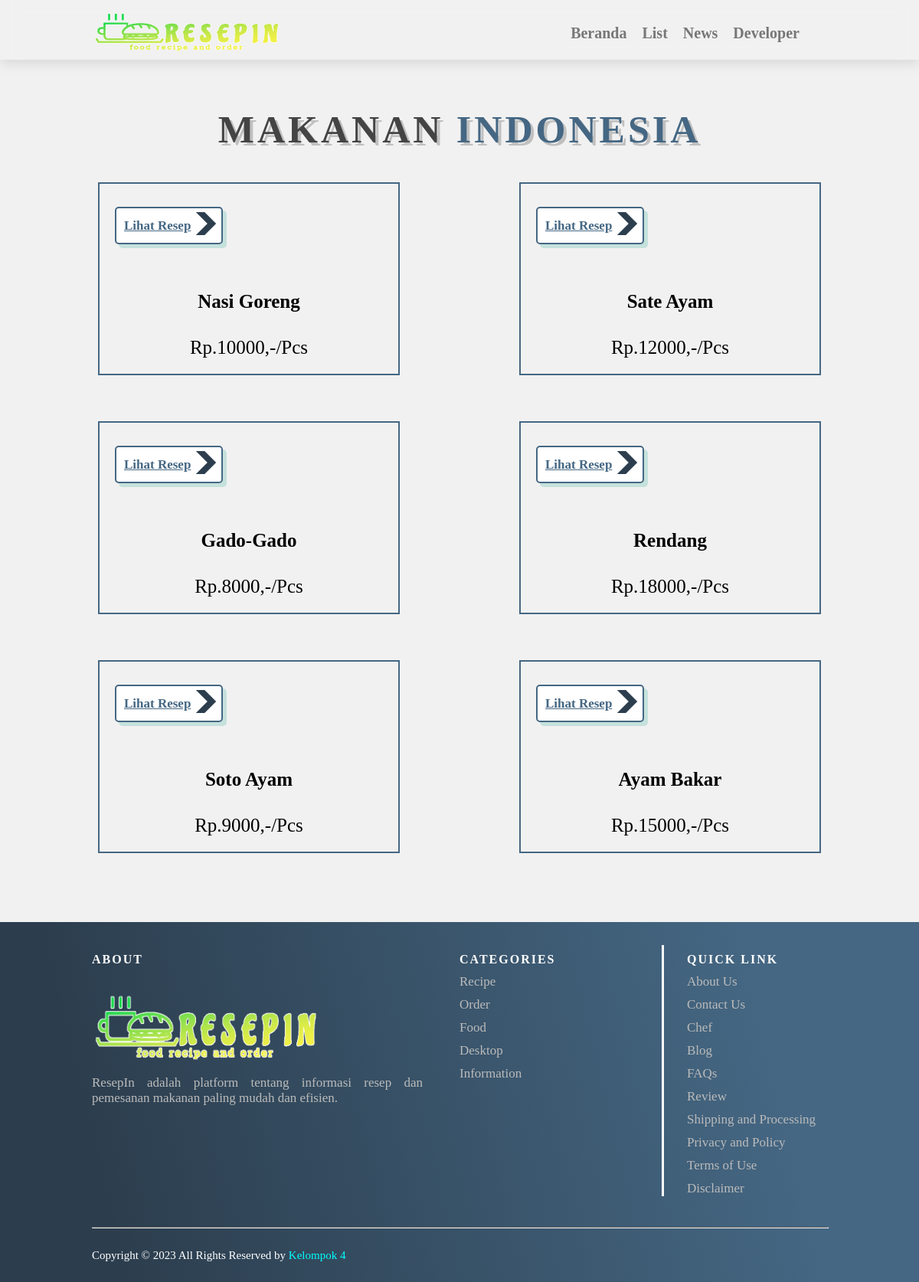
/food/makanan_indonesia.php?id_kategori=1 (signed in), run on the app's committed database.
### tables this page shows
CREATE TABLE `data_menu` (
  `id_menu` int(11) NOT NULL,
  `id_kategori` int(11) NOT NULL,
  `nama_menu` varchar(100) NOT NULL,
  `harga_menu` int(11) NOT NULL,
  `gambar_menu` varchar(100) NOT NULL
);

### food/makanan_indonesia.php (the view, shortened to what this page needs)
<?php
    require '../functions.php';
    $id_kategori = $_GET["id_kategori"];
    $menu = mysqli_query($conn, "SELECT * FROM data_menu WHERE id_kategori = $id_kategori");
?>
<!DOCTYPE html>
<html>
    <head>
        <link rel="stylesheet" href="kategori_makanan.css" />
    </head>
    <body>
        <header class="header">
            <a href="index.php" class="logo">
                <img src="../logo/resepin.png"
            /></a>
            <nav class="navbar">
                <a href="../beranda.php">Beranda</a>
                <a href="../list.php">List</a>
                <a href="../news.php">News</a>
                <a href="../developer.php">Developer</a>
                <a href="../user/dashboardUser.php"
                    ></a>
            </nav>
        </header>
        <section class="products" id="products">
            <h1 class="heading">Makanan <span>Indonesia</span></h1>
            <div class="box-container">
                <?php foreach($menu as $rows_menu) : ?>
                <?php $nama_file = str_replace(' ', '_', strtolower($rows_menu["nama_menu"])); ?>
                <?php $nama_file_php = $nama_file . ".php"; ?>
                <div class="boxes">
                    <div class="box">
                        <div class="tombol">
                            <a
                                href="<?= $nama_file_php; ?>?id_menu=<?= $rows_menu['id_menu']; ?>"
                                class="btn"
                            >
                                Lihat Resep
                                <span
                                    ><img src="../icon/arahkanan.png" width="30px"
                                /></span>
                            </a>
                        </div>
                        <div class="image">
                        </div>
                        <div class="content">
                            <h3><?= $rows_menu["nama_menu"]; ?></h3>
                            <div class="price">
                                Rp.<?= $rows_menu["harga_menu"]; ?>,-/Pcs
                            </div>
                        </div>
                    </div>
                </div>
                <?php endforeach; ?>
            </div>
        </section>
        <footer class="site-footer">
            <div class="footerGrid">
                <div class="footerAbout">
                    <h6>About</h6>
                    <img src="../logo/resepin.png" alt="" />
                    <p>
                        ResepIn adalah platform tentang informasi resep dan
                        pemesanan makanan paling mudah dan efisien.
                    </p>
                </div>
                <div class="footerCategory">
                    <h6>Categories</h6>
                    <p>Recipe</p>
                    <p>Order</p>
                    <p>Food</p>
                    <p>Desktop</p>
                    <p>Information</p>
                </div>
                <div class="footerLink">
                    <h6>Quick Link</h6>
                    <a href="../about_us.php"><p>About Us</p></a>
                    <a href="../contact_us.php"><p>Contact Us</p></a>
                    <a href="../chef.php"><p>Chef</p></a>
                    <a href="../blog.php"><p>Blog</p></a>
                    <a href="../faq.php"><p>FAQs</p></a>
                    <a href="../review.php"><p>Review</p></a>
                    <a href="../shipping_and_processing.php"><p>Shipping and Processing</p></a>
                    <a href="../privacy_and_policy.php"><p>Privacy and Policy</p></a>
                    <a href="../terms_of_use.php"><p>Terms of Use</p></a>
                    <a href="../disclaimer.php"><p>Disclaimer</p></a>
                </div>
            </div>
            <hr />
            <div class="copyrightLogo">
                <p class="copyright-text">
                    Copyright &copy; 2023 All Rights Reserved by
                    <a href="#">Kelompok 4</a>
                </p>
                <div class="iconLogoFooter">
                    <a href="#"><ion-icon name="logo-facebook"></ion-icon></a>
                    <a href="#"><ion-icon name="logo-twitter"></ion-icon></a>
                    <a href="#"><ion-icon name="logo-instagram"></ion-icon></a>
                </div>
            </div>
        </footer>
    </body>
</html>

### food/kategori_makanan.css (style rules this page uses)
* { padding: 0; margin: 0; font-family: verdana; }
html { font-size: 62.5%; scroll-behavior: smooth; }
body { background-color: #f1f1f1; position: relative; padding-top: 70px; }
.header { font-family: verdana; height: 70px; padding: 8px 3% 0 10%; position: fixed; top: 0; left: 0; right: 0; z-index: 1000; box-shadow: 0px 5px 15px rgba(0, 0, 0, 0.1); display: flex; align-items: center; justify-content: space-between; background-color: transparent; width: 87%; backdrop-filter: blur(10px); }
.logo img { height: 60px; width: 250px; }
.header .navbar a { text-decoration: none; font-size: 20px; color: #777; margin-left: 20px; font-weight: bold; }
.header .navbar { display: flex; align-items: center; justify-content: center; }
.heading { text-align: center; padding-bottom: 20px; text-shadow: 4px 4px 0 rgba(0, 0, 0, 0.2); text-transform: uppercase; color: #444; font-size: 50px; letter-spacing: 4px; }
.heading span { text-transform: uppercase; color: rgb(69, 103, 131); }
.products { width: 90%; padding: 70px 5%; }
.products .box-container { display: flex; flex-wrap: wrap; justify-content: space-around; gap: 20px; }
.products .box-container .box { text-align: center; border: 2px solid rgb(69, 103, 131); padding: 20px; width: 350px; margin: 20px 0px; }
.products .box-container .box .image { padding: 25px 0; }
.products .box-container .box .content h3 { color: rgb(0, 0, 0); font-size: 25px; height: 60px; }
.products .box-container .box .content .price { color: rgb(0, 0, 0); font-size: 25px; font-weight: lighter; }
.tombol { display: flex; gap: 10px; }
.tombol .btn { display: flex; align-items: center; margin-top: 10px; padding: 5px; padding-left: 10px; border: 2px solid rgb(69, 103, 131); border-radius: 5px; box-shadow: 5px 5px 0 rgba(22, 160, 133, 0.2); color: rgb(69, 103, 131); cursor: pointer; font-size: 17px; font-weight: bold; background: #fff; }
.tombol .btn span { border-radius: 5px; margin-left: 5px; }
.site-footer { background-image: linear-gradient( 76.3deg, rgba(44, 62, 78, 1) 12.6%, rgba(69, 103, 131, 1) 82.8% ); height: auto; width: 80%; padding: 30px 10% 20px 10%; }
.site-footer hr { border-top-color: #bbb; float: left; margin-top: 40px; margin-bottom: 20px; width: 100%; }
.footerGrid { z-index: 3; width: 100%; display: grid; grid-template-columns: 2fr 1fr 1fr; grid-template-rows: 1fr; gap: 0px 5%; grid-template-areas: "footerAbout footerCategory footerLink"; }
.footerAbout { width: 100%; grid-area: footerAbout; }
.footerAbout img { width: 300px; height: 100px; margin-top: 30px; }
.footerAbout h6, .footerCategory h6, .footerLink h6 { color: #fff; font-size: 16px; text-transform: uppercase; margin-top: 10px; letter-spacing: 2px; }
.footerAbout p, .footerCategory p, .footerLink p { color: #bbb; text-align: justify; font-size: 17px; margin: 10px 0 0 0; }
.footerCategory { width: 100%; grid-area: footerCategory; }
.footerLink { border-left: 3px solid #fff; padding-left: 30px; width: 100%; grid-area: footerLink; }
.footerLink a { text-decoration: none; }
.copyrightLogo { width: 100%; height: 30px; display: flex; align-items: center; justify-content: space-between; margin-top: 40px; }
.copyright-text { color: #fff; font-size: 15px; }
.copyright-text a { color: aqua; font-size: 15px; text-decoration: none; }

### data on the page
data_menu: nama_menu "Nasi Goreng", harga_menu "10000"
data_menu: nama_menu "Sate Ayam", harga_menu "12000"
data_menu: nama_menu "Gado-Gado", harga_menu "8000"
data_menu: nama_menu "Rendang", harga_menu "18000"
data_menu: nama_menu "Soto Ayam", harga_menu "9000"
data_menu: nama_menu "Ayam Bakar", harga_menu "15000"
